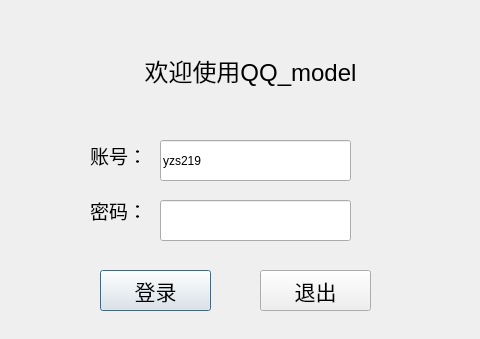
<?xml version="1.0" encoding="UTF-8"?>
<ui version="4.0">
 <class>LoginDialog</class>
 <widget class="QDialog" name="LoginDialog">
  <property name="geometry">
   <rect>
    <x>0</x>
    <y>0</y>
    <width>480</width>
    <height>339</height>
   </rect>
  </property>
  <property name="windowTitle">
   <string>Dialog</string>
  </property>
  <property name="sizeGripEnabled">
   <bool>false</bool>
  </property>
  <widget class="QLabel" name="label">
   <property name="geometry">
    <rect>
     <x>120</x>
     <y>40</y>
     <width>261</width>
     <height>61</height>
    </rect>
   </property>
   <property name="font">
    <font>
     <pointsize>18</pointsize>
    </font>
   </property>
   <property name="layoutDirection">
    <enum>Qt::LeftToRight</enum>
   </property>
   <property name="text">
    <string>欢迎使用QQ_model</string>
   </property>
   <property name="alignment">
    <set>Qt::AlignCenter</set>
   </property>
  </widget>
  <widget class="QLabel" name="label_2">
   <property name="geometry">
    <rect>
     <x>90</x>
     <y>140</y>
     <width>61</width>
     <height>31</height>
    </rect>
   </property>
   <property name="font">
    <font>
     <pointsize>14</pointsize>
    </font>
   </property>
   <property name="text">
    <string>账号：</string>
   </property>
  </widget>
  <widget class="QLabel" name="label_3">
   <property name="geometry">
    <rect>
     <x>90</x>
     <y>200</y>
     <width>67</width>
     <height>21</height>
    </rect>
   </property>
   <property name="font">
    <font>
     <pointsize>14</pointsize>
    </font>
   </property>
   <property name="text">
    <string>密码：</string>
   </property>
  </widget>
  <widget class="QLineEdit" name="adminLineEdit">
   <property name="geometry">
    <rect>
     <x>160</x>
     <y>140</y>
     <width>191</width>
     <height>41</height>
    </rect>
   </property>
   <property name="text">
    <string>yzs219</string>
   </property>
  </widget>
  <widget class="QLineEdit" name="pwdLineEdit">
   <property name="geometry">
    <rect>
     <x>160</x>
     <y>200</y>
     <width>191</width>
     <height>41</height>
    </rect>
   </property>
   <property name="echoMode">
    <enum>QLineEdit::Password</enum>
   </property>
  </widget>
  <widget class="QPushButton" name="loginPushButton">
   <property name="geometry">
    <rect>
     <x>100</x>
     <y>270</y>
     <width>111</width>
     <height>41</height>
    </rect>
   </property>
   <property name="font">
    <font>
     <pointsize>16</pointsize>
    </font>
   </property>
   <property name="text">
    <string>登录</string>
   </property>
  </widget>
  <widget class="QPushButton" name="exitPushButton">
   <property name="geometry">
    <rect>
     <x>260</x>
     <y>270</y>
     <width>111</width>
     <height>41</height>
    </rect>
   </property>
   <property name="font">
    <font>
     <pointsize>16</pointsize>
    </font>
   </property>
   <property name="text">
    <string>退出</string>
   </property>
  </widget>
  <widget class="QLabel" name="label_4">
   <property name="geometry">
    <rect>
     <x>0</x>
     <y>0</y>
     <width>481</width>
     <height>341</height>
    </rect>
   </property>
   <property name="text">
    <string/>
   </property>
   <property name="pixmap">
    <pixmap>elements/login.jpg</pixmap>
   </property>
   <property name="scaledContents">
    <bool>true</bool>
   </property>
  </widget>
  <zorder>label_4</zorder>
  <zorder>label</zorder>
  <zorder>label_2</zorder>
  <zorder>label_3</zorder>
  <zorder>adminLineEdit</zorder>
  <zorder>pwdLineEdit</zorder>
  <zorder>loginPushButton</zorder>
  <zorder>exitPushButton</zorder>
 </widget>
 <resources/>
 <connections/>
</ui>
